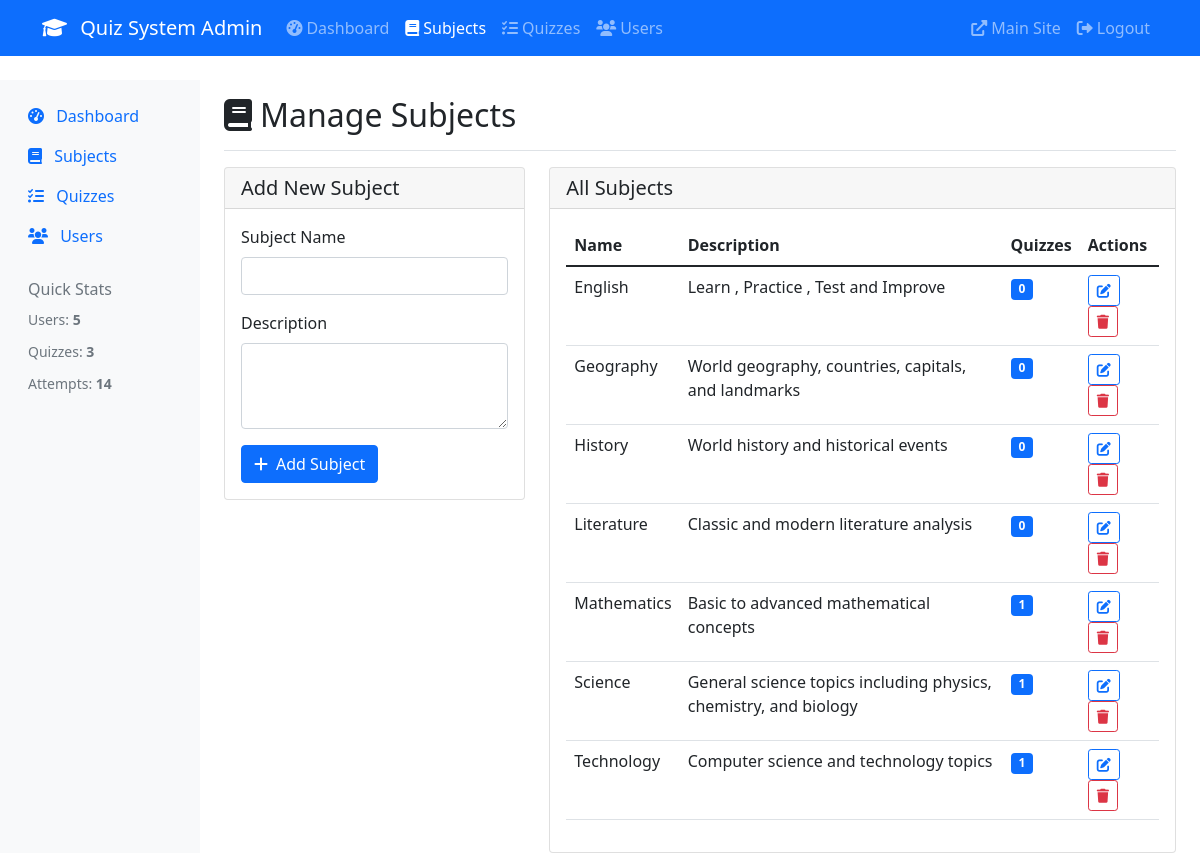
/subjects.php (signed in), run on the app's committed database.
### tables this page shows
CREATE TABLE IF NOT EXISTS `subjects` (
  `id` int NOT NULL AUTO_INCREMENT,
  `name` varchar(100) NOT NULL,
  `description` text,
  `image` varchar(255) DEFAULT NULL,
  `status` enum('active','inactive') DEFAULT 'active',
  `created_at` timestamp NULL DEFAULT CURRENT_TIMESTAMP,
  `updated_at` timestamp NULL DEFAULT CURRENT_TIMESTAMP ON UPDATE CURRENT_TIMESTAMP,
  PRIMARY KEY (`id`)
);

### subjects.php (the view, shortened to what this page needs)
<?php
require_once __DIR__ . '/../config.php';
try {
    $stmt = $pdo->query("SELECT s.*,
                         (SELECT COUNT(*) FROM quizzes WHERE subject_id = s.id) as quiz_count
                         FROM subjects s ORDER BY s.name");
    $subjects = $stmt->fetchAll();
} catch (PDOException $e) {
    $error = 'Database error: ' . $e->getMessage();
}
?>
<!DOCTYPE html>
<html lang="en">
<head>
    <link href="https://cdnjs.cloudflare.com/ajax/libs/bootstrap/5.1.3/css/bootstrap.min.css" rel="stylesheet">
    <link href="https://cdnjs.cloudflare.com/ajax/libs/font-awesome/6.0.0/css/all.min.css" rel="stylesheet">
</head>
<body>
    <?php include __DIR__ . '/../admin_navbar.php'; ?>
    <div class="container-fluid mt-4">
        <div class="row">
            <?php include __DIR__ . '/../admin_sidebar.php'; ?>
            <main class="col-md-9 ms-sm-auto col-lg-10 px-md-4">
                <div class="d-flex justify-content-between flex-wrap flex-md-nowrap align-items-center pt-3 pb-2 mb-3 border-bottom">
                    <h1 class="h2"><i class="fas fa-book me-2"></i>Manage Subjects</h1>
                </div>
                <div class="row">
                    <div class="col-md-4 mb-4">
                        <div class="card">
                            <div class="card-header">
                                <h5 class="card-title mb-0">Add New Subject</h5>
                            </div>
                            <div class="card-body">
                                <form method="POST">
                                    <div class="mb-3">
                                        <label for="name" class="form-label">Subject Name</label>
                                        <input type="text" class="form-control" id="name" name="name" required>
                                    </div>
                                    <div class="mb-3">
                                        <label for="description" class="form-label">Description</label>
                                        <textarea class="form-control" id="description" name="description" rows="3"></textarea>
                                    </div>
                                    <button type="submit" name="add_subject" class="btn btn-primary">
                                        <i class="fas fa-plus me-2"></i>Add Subject
                                    </button>
                                </form>
                            </div>
                        </div>
                    </div>
                    <div class="col-md-8">
                        <div class="card">
                            <div class="card-header">
                                <h5 class="card-title mb-0">All Subjects</h5>
                            </div>
                            <div class="card-body">
                                <?php if (empty($subjects)): ?>
                                    <div class="text-center py-4">
                                        <i class="fas fa-book fa-3x text-muted mb-3"></i>
                                        <p class="text-muted">No subjects found.</p>
                                    </div>
                                <?php else: ?>
                                    <div class="table-responsive">
                                        <table class="table table-hover">
                                            <thead>
                                                <tr>
                                                    <th>Name</th>
                                                    <th>Description</th>
                                                    <th>Quizzes</th>
                                                    <th>Actions</th>
                                                </tr>
                                            </thead>
                                            <tbody>
                                                <?php foreach ($subjects as $subject): ?>
                                                    <tr>
                                                        <td><?php echo htmlspecialchars($subject['name']); ?></td>
                                                        <td><?php echo htmlspecialchars($subject['description']); ?></td>
                                                        <td>
                                                            <span class="badge bg-primary"><?php echo $subject['quiz_count']; ?></span>
                                                        </td>
                                                        <td>
                                                            <button type="button" class="btn btn-sm btn-outline-primary"
                                                                    data-bs-toggle="modal" data-bs-target="#editSubjectModal<?php echo $subject['id']; ?>">
                                                                <i class="fas fa-edit"></i>
                                                            </button>
                                                            <button type="button" class="btn btn-sm btn-outline-danger"
                                                                    data-bs-toggle="modal" data-bs-target="#deleteSubjectModal<?php echo $subject['id']; ?>">
                                                                <i class="fas fa-trash"></i>
                                                            </button>
                                                        </td>
                                                    </tr>
                                                <?php endforeach; ?>
                                            </tbody>
                                        </table>
                                    </div>
                                <?php endif; ?>
                            </div>
                        </div>
                    </div>
                </div>
            </main>
        </div>
    </div>
</body>
</html>

### data on the page
subjects: name "English", description "Learn , Practice , Test and Improve", quiz_count "0"
subjects: name "Geography", description "World geography, countries, capitals, and landmarks", quiz_count "0"
subjects: name "History", description "World history and historical events", quiz_count "0"
subjects: name "Literature", description "Classic and modern literature analysis", quiz_count "0"
subjects: name "Mathematics", description "Basic to advanced mathematical concepts", quiz_count "1"
subjects: name "Science", description "General science topics including physics, chemistry, and biology", quiz_count "1"
subjects: name "Technology", description "Computer science and technology topics", quiz_count "1"

### other printed values
SITE_NAME "Quiz System"
$user_count "5"
$quiz_count "3"
$attempt_count "14"
